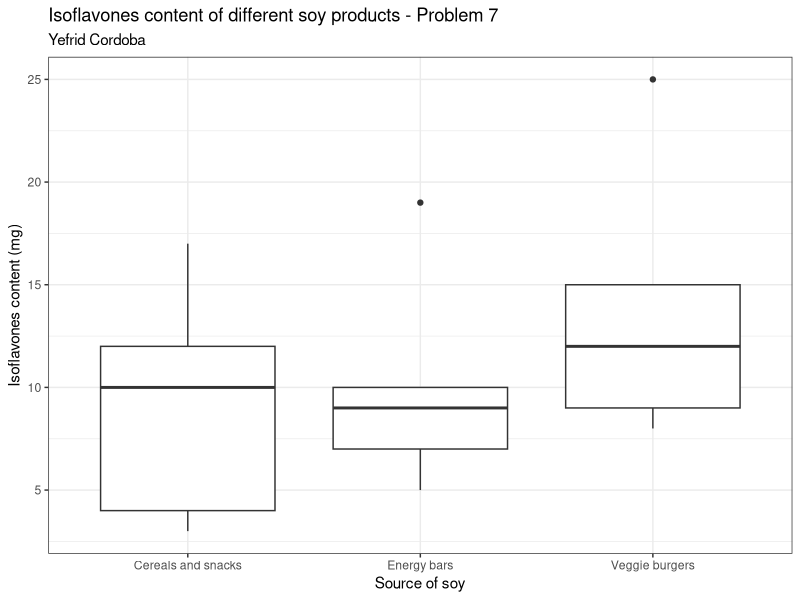

This figure's R source:
## ---- chunk 1

## ---- chunk 2
n1 <- 36
x_bar1 <- 23.4
sd1 <- 7.2
t_star <- qnorm(0.98) #for n>30 and unknown sigma, we use standard normal distribution
SE <- sd1 / sqrt(n1)
Upper <- x_bar1 + t_star * SE
Lower <- x_bar1 - t_star * SE
Upper
Lower
## ---- chunk 3
mu_0 <- 3.5 #standard pain reliever time
n2 <- 50
x_bar2 <- 3.1
sd2 <- 1.5
## ---- chunk 4
t_obs <- (x_bar2 - mu_0) / (sd2 / sqrt(n2))
t_obs
t_s <- qt(0.05, n2 - 1)
t_s
t_obs < t_s 
pt(t_obs, n2-1, lower.tail = T) < 0.05 #alpha
## ---- chunk 5
nd1 <- 11 
x_bard1 <- 52
sd_d1 <- 12
nd2 <- 6
x_bard2 <- 46
sd_d2 <- 10
df <- nd1 + nd2 - 2

PE <- x_bard1 - x_bard2
PE
Sp2 <- ((nd1 - 1) * sd_d1^2 + (nd2 - 1) * sd_d2^2) / df
Sp2
SE <- sqrt(Sp2* ( 1/nd1 + 1/nd2 ))
SE

t_star <- qt(0.025, df, lower.tail = F)
t_star
Upper <- PE + SE * t_star
Upper
Lower <- PE - SE * t_star
Lower
## ---- chunk 6
t_d12 <- (PE - 0) / SE
t_d12
t_crit <- qt(1-0.005, df)
t_crit
t_d12 >= t_crit
## ---- chunk 7
nt <- 8 + 8 + 7
a <- 3
yt <- (8 * 72 + 8 * 68 + 7 * 55) / nt
SStr <- 8 * ( 72 - yt ) ^ 2  + 8 * ( 68 - yt ) ^ 2 + 7 * ( 55 - yt ) ^ 2
SStr
SSe <- ( 8 - 1) * 312 + ( 8 - 1) * 310 + ( 7 - 1) * 321 
SSe
MStr <- SStr / (a - 1)
MStr
MSe <- SSe / (nt - a)
MSe
SST <- SStr + SSe
SST
F_v <- MStr / MSe
F_v
P_v <- 1 - pf(F_v, a - 1, nt - a )
P_v
## ---- chunk 8
F_cr <- qf(1-0.05, a - 1, nt - a )
F_cr
## ---- chunk 9
nt2 <- 65
a2 <- 5
yt2 <- ( 11.54 + 11.00 + 11.42 + 11.44 + 11.28) *13 / nt2
SStr2 <- 13 * ( 11.54 - yt2 ) ^ 2 + 13 * ( 11.00 - yt2 ) ^ 2 + 
        13 * ( 11.42 - yt2 ) ^ 2 + 13 * ( 11.44 - yt2 ) ^ 2 +
        13 * ( 11.28 - yt2 ) ^ 2 
SStr2
SSe2 <- ( 13 - 1) * (0.27 ^ 2 + 0.47 ^ 2 + 0.31 ^ 2 + 0.42 ^ 2 + 0.31 ^ 2 )
SSe2
MStr2 <- SStr2 / (a2 - 1)
MStr2
MSe2 <- SSe2 / (nt2 - a2)
MSe2
SST2 <- SStr2 + SSe2
SST2
F_v2 <- MStr2 / MSe2
F_v2
P_v2 <- 1 - pf(F_v2, a2 - 1, nt2 - a2 )
P_v2
## ---- chunk 10
#| message: false
library(tidyverse)
isocontent = c(3, 17, 12, 10, 4, 19, 10, 9, 7, 5, 25, 15, 12, 9, 8)
source = c(rep("1",5), rep("2",5), rep("3",5))
isoflavone = data.frame(isocontent,source)
group1 <- c(3, 17, 12, 10, 4) # Cereals and Snacks
group2 <- c(19, 10, 9, 7, 5) # Energy Bars
group3 <- c(25, 15, 12, 9, 8) # Veggie Burgers
category <- factor(rep(c("Cereals", "Energy Bars", "Veggie Burgers"), each = 5))
isoflavones <- c(group1, group2, group3)
## ---- chunk 11
isoflavone |>
  group_by(source)|>
    summarise(Sample_size = n(), Sample_means = mean(isocontent),
              Sample_variance = var(isocontent))
isoflavone |>
  summarise(Overall_size = n(), Overall_means = mean(isocontent))
## ---- chunk 12
isoflavone |>
  ggplot(aes(x = source, y = isocontent)) +
    theme_bw() + 
    labs( x = "Source of soy",
          y = "Isoflavones content (mg)",
          title = "Isoflavones content of different soy products - Problem 7",
          subtitle = "Yefrid Cordoba")+
    scale_x_discrete(labels = c("1" = "Cereals and snacks",
                                "2" = "Energy bars",
                                "3" = "Veggie burgers"))+
    geom_boxplot()
## ---- chunk 13
anova_model <- aov(isocontent ~ source, data = isoflavone)
summary(anova_model)
